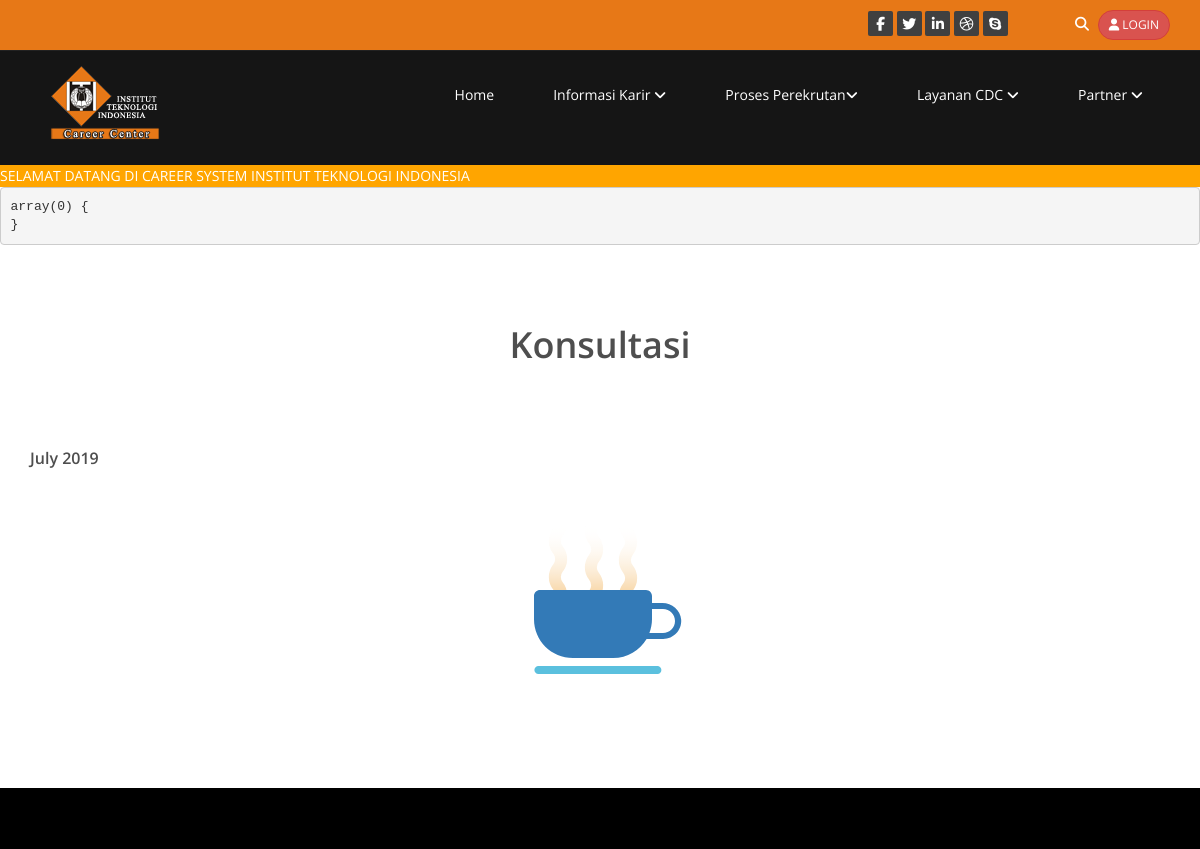
The page /konsul.php (upper part) on the database as committed earlier.
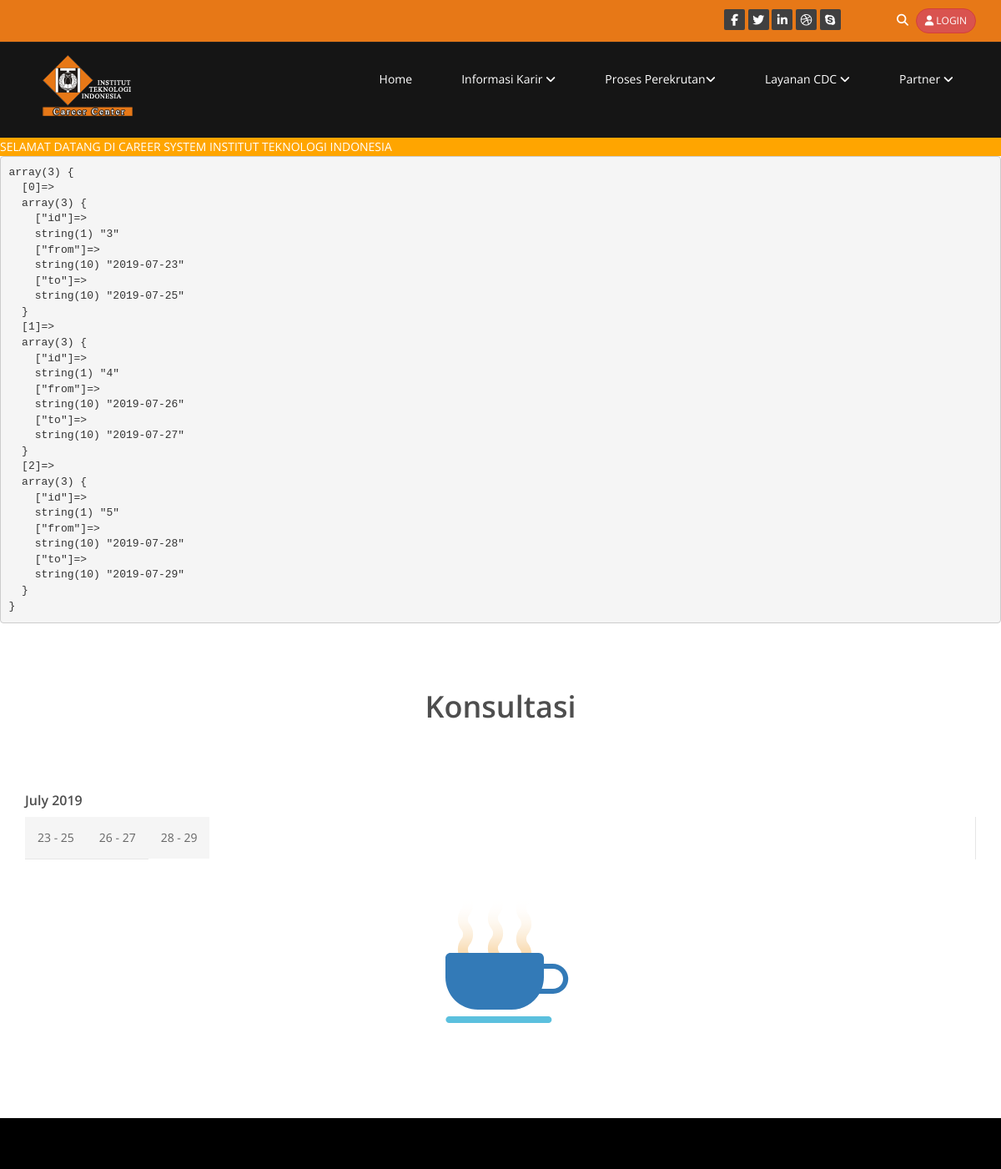
The same page on the database as committed later.
### tables this page shows
CREATE TABLE IF NOT EXISTS `konsul_time` (
  `id` int(11) NOT NULL AUTO_INCREMENT,
  `from` date DEFAULT NULL,
  `to` date DEFAULT NULL,
  PRIMARY KEY (`id`)
);

### konsul.php (the view, shortened to what this page needs)
<?php
    include 'header.php';
    $bulan = date("m");
    $tahun = date("Y");
    $sql = mysql_query("SELECT * FROM konsul_time as a WHERE month(a.from) = $bulan and year(a.from) = $tahun");
    $resultSQL = [];
    while ($row=mysql_fetch_object($sql)) {
        $r = [
            'id'=>$row->id,
            'from'=>$row->from,
            'to'=>$row->to
        ];
        array_push($resultSQL, $r);
    }
    echo "<pre>";
    var_dump($resultSQL);
    echo "</pre>";
    $dateObj   = DateTime::createFromFormat('!m', date("m"));
    $monthName = $dateObj->format('F') . " " .  date("Y");
?>
    <section id="blog" class="container">
        <div class="center">
            <h2>Konsultasi</h2>
        </div>
        <div class="blog">
            <div class="row">
                <div class="col-md-12">
                    <div>
                        <h4><?=$monthName?></h4>
                        <ul class="nav nav-tabs" role="tablist">
                            <?php foreach ($resultSQL as $key => $row): ?>
                            <li role="presentation">
                                <a href="#home" id="data-tab" aria-controls="home" role="tab" data-toggle="tab" data-tab="<?=$row['id']?>">
                                    <?=date("d", strtotime($row['from']))?> - <?=date("d", strtotime($row['to']))?>
                                </a>
                            </li>
                            <?php endforeach ?>
                        </ul>
                        <div class="tab-content">
                            <div role="tabpanel" class="tab-pane active" id="tabpanel">
                                <div style="width: 100%; text-align: center">
                                    <img src="images/loading.svg" style="margin: auto; border: 1px">
                                </div>
                            </div>
                        </div>
                    </div>
                </div>
            </div>
        </div>
    </section>
<?php
    include 'footer.php';
?>

Rows that differ between the two databases and show on the page:
added konsul_time: from "23", to "25"
added konsul_time: from "26", to "27"
added konsul_time: from "28", to "29"
Other text that changed with them:
text no longer shown: "array(0) { }"
text now shown: "array(3) { [0]=> array(3) { [\"id\"]=> string(1) \"3\" [\"from\"]=> string(10) \"2019-07-23\" [\"to\"]=> string(10) \"2019-07-25\" } [1]=> array(3) { [\"id\"]=> string(1) \"4\" [\"from\"]=> string(10) \"2019-07-26\" [\"to\"]=> string(10) \"2019-07-27\" } [2]=> array(3) { [\"id\"]=> string(1) \"5\" [\"from\"]=> string(10) \"2019-07-28\" [\"to\"]=> string(10) \"2019-07-29\" } }"
